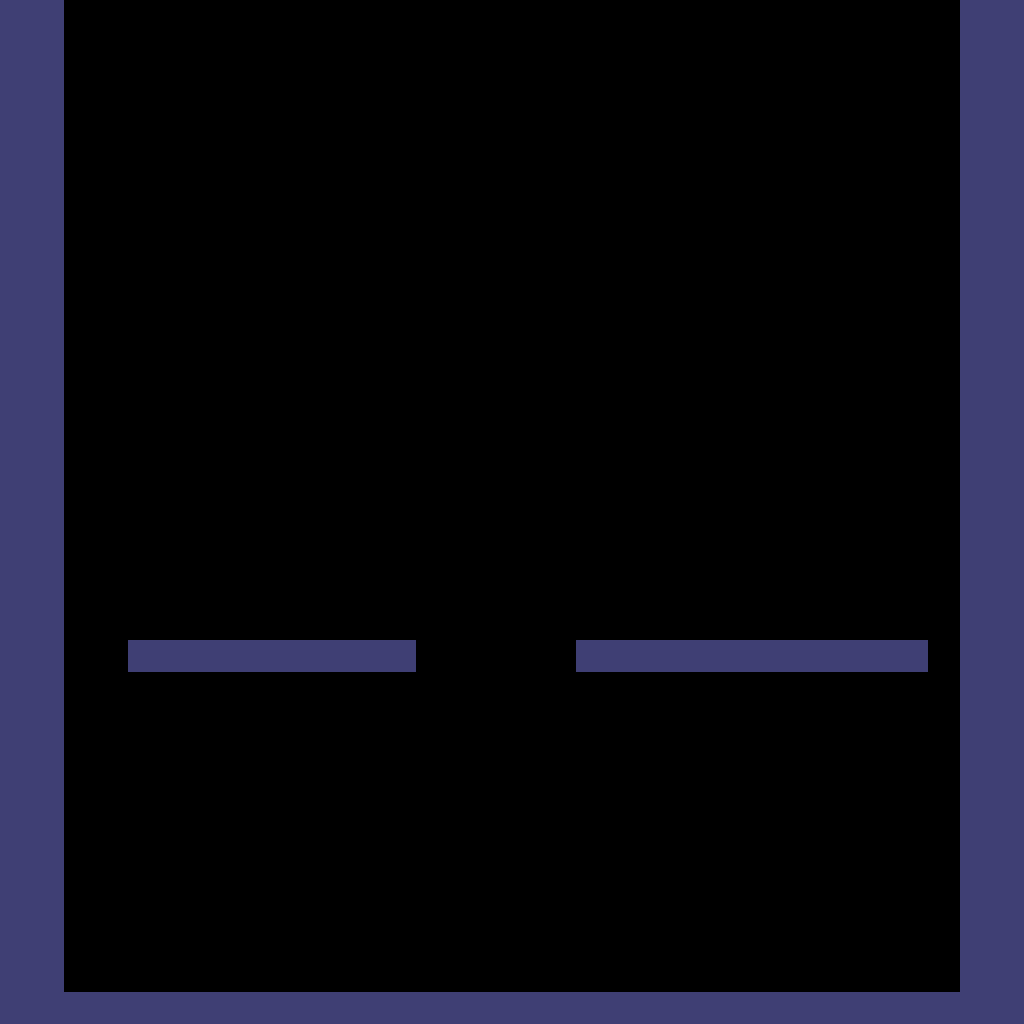

A level layout from a 2D game, rendered from its tile map. Below: a short description, then the map file with its tile-grid data intact:
An orthogonal 32x32 tile map with 32x32 px tiles, 1 tile layer (floor).

<map version="1.4" tiledversion="1.4.2" orientation="orthogonal" renderorder="right-up" width="32" height="32" tilewidth="32" tileheight="32" infinite="0" nextlayerid="3" nextobjectid="1">
 <tileset firstgid="1" source="tiles.tsx" />
 <layer id="2" name="floor" width="32" height="32">
  <data encoding="csv">
2,2,0,0,0,0,0,0,0,0,0,0,0,0,0,0,0,0,0,0,0,0,0,0,0,0,0,0,0,0,2,2,
2,2,0,0,0,0,0,0,0,0,0,0,0,0,0,0,0,0,0,0,0,0,0,0,0,0,0,0,0,0,2,2,
2,2,0,0,0,0,0,0,0,0,0,0,0,0,0,0,0,0,0,0,0,0,0,0,0,0,0,0,0,0,2,2,
2,2,0,0,0,0,0,0,0,0,0,0,0,0,0,0,0,0,0,0,0,0,0,0,0,0,0,0,0,0,2,2,
2,2,0,0,0,0,0,0,0,0,0,0,0,0,0,0,0,0,0,0,0,0,0,0,0,0,0,0,0,0,2,2,
2,2,0,0,0,0,0,0,0,0,0,0,0,0,0,0,0,0,0,0,0,0,0,0,0,0,0,0,0,0,2,2,
2,2,0,0,0,0,0,0,0,0,0,0,0,0,0,0,0,0,0,0,0,0,0,0,0,0,0,0,0,0,2,2,
2,2,0,0,0,0,0,0,0,0,0,0,0,0,0,0,0,0,0,0,0,0,0,0,0,0,0,0,0,0,2,2,
2,2,0,0,0,0,0,0,0,0,0,0,0,0,0,0,0,0,0,0,0,0,0,0,0,0,0,0,0,0,2,2,
2,2,0,0,0,0,0,0,0,0,0,0,0,0,0,0,0,0,0,0,0,0,0,0,0,0,0,0,0,0,2,2,
2,2,0,0,0,0,0,0,0,0,0,0,0,0,0,0,0,0,0,0,0,0,0,0,0,0,0,0,0,0,2,2,
2,2,0,0,0,0,0,0,0,0,0,0,0,0,0,0,0,0,0,0,0,0,0,0,0,0,0,0,0,0,2,2,
2,2,0,0,0,0,0,0,0,0,0,0,0,0,0,0,0,0,0,0,0,0,0,0,0,0,0,0,0,0,2,2,
2,2,0,0,0,0,0,0,0,0,0,0,0,0,0,0,0,0,0,0,0,0,0,0,0,0,0,0,0,0,2,2,
2,2,0,0,0,0,0,0,0,0,0,0,0,0,0,0,0,0,0,0,0,0,0,0,0,0,0,0,0,0,2,2,
2,2,0,0,0,0,0,0,0,0,0,0,0,0,0,0,0,0,0,0,0,0,0,0,0,0,0,0,0,0,2,2,
2,2,0,0,0,0,0,0,0,0,0,0,0,0,0,0,0,0,0,0,0,0,0,0,0,0,0,0,0,0,2,2,
2,2,0,0,0,0,0,0,0,0,0,0,0,0,0,0,0,0,0,0,0,0,0,0,0,0,0,0,0,0,2,2,
2,2,0,0,0,0,0,0,0,0,0,0,0,0,0,0,0,0,0,0,0,0,0,0,0,0,0,0,0,0,2,2,
2,2,0,0,0,0,0,0,0,0,0,0,0,0,0,0,0,0,0,0,0,0,0,0,0,0,0,0,0,0,2,2,
2,2,0,0,2,2,2,2,2,2,2,2,2,0,0,0,0,0,2,2,2,2,2,2,2,2,2,2,2,0,2,2,
2,2,0,0,0,0,0,0,0,0,0,0,0,0,0,0,0,0,0,0,0,0,0,0,0,0,0,0,0,0,2,2,
2,2,0,0,0,0,0,0,0,0,0,0,0,0,0,0,0,0,0,0,0,0,0,0,0,0,0,0,0,0,2,2,
2,2,0,0,0,0,0,0,0,0,0,0,0,0,0,0,0,0,0,0,0,0,0,0,0,0,0,0,0,0,2,2,
2,2,0,0,0,0,0,0,0,0,0,0,0,0,0,0,0,0,0,0,0,0,0,0,0,0,0,0,0,0,2,2,
2,2,0,0,0,0,0,0,0,0,0,0,0,0,0,0,0,0,0,0,0,0,0,0,0,0,0,0,0,0,2,2,
2,2,0,0,0,0,0,0,0,0,0,0,0,0,0,0,0,0,0,0,0,0,0,0,0,0,0,0,0,0,2,2,
2,2,0,0,0,0,0,0,0,0,0,0,0,0,0,0,0,0,0,0,0,0,0,0,0,0,0,0,0,0,2,2,
2,2,0,0,0,0,0,0,0,0,0,0,0,0,0,0,0,0,0,0,0,0,0,0,0,0,0,0,0,0,2,2,
2,2,0,0,0,0,0,0,0,0,0,0,0,0,0,0,0,0,0,0,0,0,0,0,0,0,0,0,0,0,2,2,
2,2,0,0,0,0,0,0,0,0,0,0,0,0,0,0,0,0,0,0,0,0,0,0,0,0,0,0,0,0,2,2,
2,2,2,2,2,2,2,2,2,2,2,2,2,2,2,2,2,2,2,2,2,2,2,2,2,2,2,2,2,2,2,2
</data>
 </layer>
</map>
